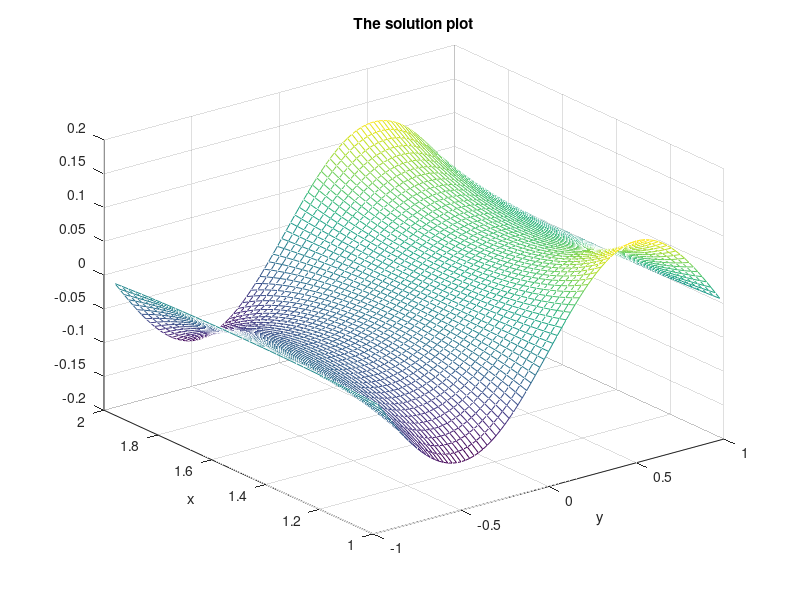
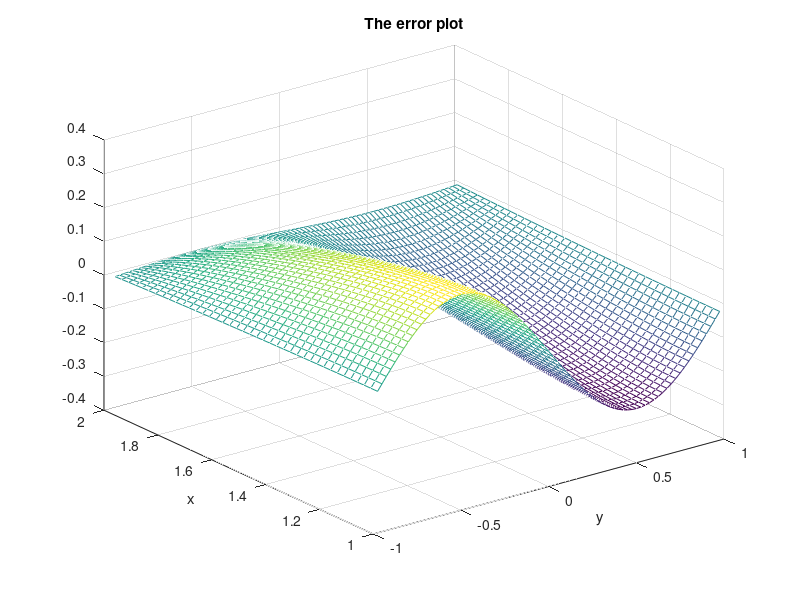

These charts were generated, in order, by the following MATLAB code:
%fdm_poisson2
%This program solves Poisson equation u_xx + u_yy = f(x,y), a < x < b,  c < y < d.
%with Dirichlet BCs along x=b, y=c, y=d, and a Neumann BC at x=a. 

function fdm_poisson2
%By jvclark - summer 2003. 
%From by studies of numerical solution of pde's - finite difference methose, Zhilin Li.

%set boundary limits
a=1;    b=2;    %a<x<b
c=-1;   d=1;    %c<y<d

%set the mesh resolution
m=40;   %along m
n=80;   %along n

%set uniform grid size. 
hx = (b-a)/m;   hxhx = hx*hx;   %x mesh
hy = (d-c)/n;   hyhy = hy*hy;   %y mesh

%create the x and y gridpoints
x=zeros(m+1,1); y=zeros(n+1,1);
for i=1:m+1
  x(i) = a + (i-1)*hx; %gridpoints along the x-axis
end
for i=1:n+1
  y(i) = c + (i-1)*hy; %gridpoints along the y-axis
end

%create the coefficient matrix A, and source matrix f 
M = (n-1)*m; %matrix size 
A = sparse(M,M); f = zeros(M,1);
for j = 1 : n-1 %for each row
    for i = 1 : m %for each col
        k = i + (j-1)*m; %matrix-to-vector index
        f(k) = f_source(x(i),y(j+1)); %evaluate the functions at (x,y)
        A(k,k) = -2/hxhx -2/hyhy; %coefficient 
        if i == 1 %if x=a, at the left x boundary 
            A(k,k+1) = 2/hxhx;
            f(k) = f(k) + 2*ux_BC(y(j+1))/hx;
        elseif i==m %if x=b, at the right x boundary
            A(k,k-1) = 1/hxhx;
            f(k) = f(k) - ue_BC(x(i+1),y(j+1))/hxhx;
        else
            A(k,k-1) = 1/hxhx;
            A(k,k+1) = 1/hxhx;
        end %if x boundary
        if j == 1 %if y=c, at the lower y boundary
            A(k,k+m) = 1/hyhy;
            f(k) = f(k) - ue_BC(x(i),c)/hyhy;
        elseif j == n-1 %if y=d, at the upper y boundary
            A(k,k-m) = 1/hyhy;
            f(k) = f(k) - ue_BC(x(i),d)/hyhy;
        else
            A(k,k-m) = 1/hyhy;
            A(k,k+m) = 1/hyhy;
        end %if y boundary
    end %for i
end %for j

%solve for the potential inside the region
U = A \ f;

%transform the vector-(i*j,1) form to the matrix-(i,j) form 
j = 1;
for k=1:M
    i = k - (j-1)*m ;
    u(i,j) = U(k);
    u2(i,j) = ue_BC(x(i),y(j+1));
    j = fix(k/m) + 1;
end

%Display results
max_err = max(max(abs(u-u2)))   %the maximum error
X=x(1:m); 
Y=y(2:n);
%plot the solution
figure(1); mesh(Y,X,u); 
title('The solution plot'); xlabel('y'); ylabel('x');
%plot the error
figure(2); mesh(Y,X,u-u2); 
title('The error plot'); xlabel('y'); ylabel('x');

%sources and boundary conditions 
function f = f_source(x,y)  %source
    %f = exp(-x)*sin(pi*y)*(1-pi*pi);
    %f = 4;
    f = 0;
    
function f = ux_BC(y)   %boundary condition
    %f = 2;
    f = -exp(-1)*sin(pi*y);
    
function f = ue_BC(x,y) %boundary condition
    %f = x*x + y*y;
    f = exp(-x)*sin(pi*y);

    
    
    
    
